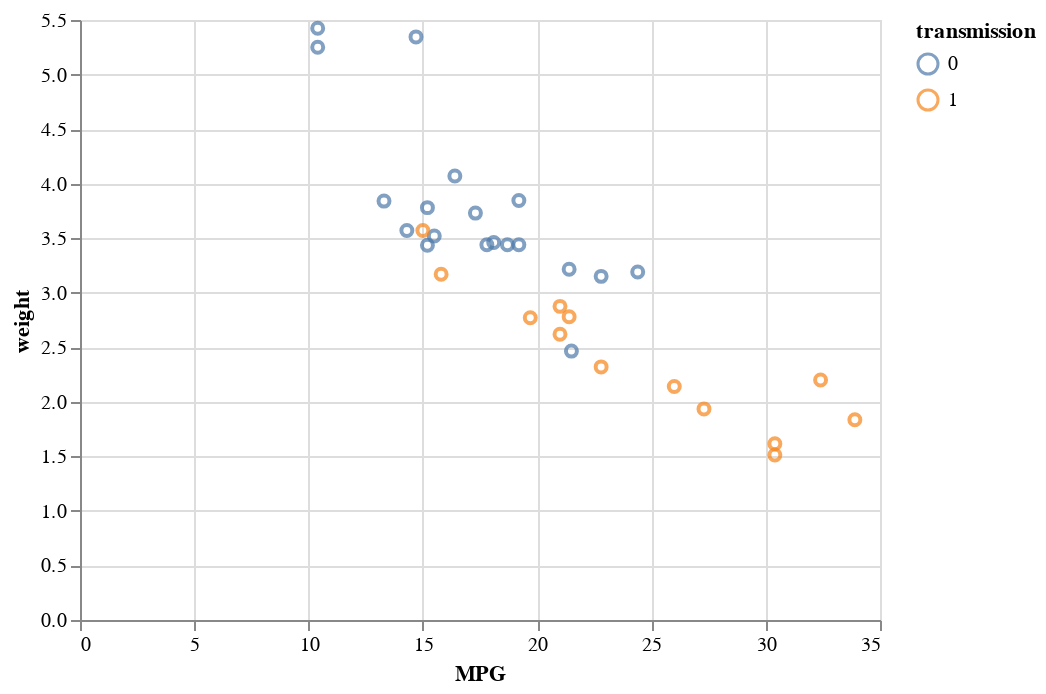

The notebook cell saved with this chart:
### Markdown cell above
This, unfortunately, isn't quite right. Transmission in our dataset is 0 or 1. Altair understood this to mean that the data was quantiative and encoded color on the default blue gradient. We want transmission to be a categorical or nominal variable so we can use:

### Code cell
#2.2 Fix a wrong inference, transmission is nominal
alt.Chart(mtcars).mark_point().encode(
    x='MPG',
    y='weight',
    color='transmission:N'
)

### Figure 1 — Vega-Lite specification as saved in the notebook (floating-point values rounded to 4 significant figures)
{"config": {"view": {"continuousWidth": 400, "continuousHeight": 300}}, "data": {"name": "data-9409cf149fcd97d1b95049972fed8558"}, "mark": "point", "encoding": {"color": {"field": "transmission", "type": "nominal"}, "x": {"field": "MPG", "type": "quantitative"}, "y": {"field": "weight", "type": "quantitative"}}, "$schema": "https://vega.github.io/schema/vega-lite/v4.17.0.json", "datasets": {"data-9409cf149fcd97d1b95049972fed8558": [{"model": "Mazda RX4", "MPG": 21.0, "cylinders": 6, "displacement": 160.0, "HP": 110, "rear_axle_ratio": 3.9, "weight": 2.62, "qsec": 16.46, "vs": 0, "transmission": 1, "gears": 4, "carb": 4}, {"model": "Mazda RX4 Wag", "MPG": 21.0, "cylinders": 6, "displacement": 160.0, "HP": 110, "rear_axle_ratio": 3.9, "weight": 2.875, "qsec": 17.02, "vs": 0, "transmission": 1, "gears": 4, "carb": 4}, {"model": "Datsun 710", "MPG": 22.8, "cylinders": 4, "displacement": 108.0, "HP": 93, "rear_axle_ratio": 3.85, "weight": 2.32, "qsec": 18.61, "vs": 1, "transmission": 1, "gears": 4, "carb": 1}, {"model": "Hornet 4 Drive", "MPG": 21.4, "cylinders": 6, "displacement": 258.0, "HP": 110, "rear_axle_ratio": 3.08, "weight": 3.215, "qsec": 19.44, "vs": 1, "transmission": 0, "gears": 3, "carb": 1}, {"model": "Hornet Sportabout", "MPG": 18.7, "cylinders": 8, "displacement": 360.0, "HP": 175, "rear_axle_ratio": 3.15, "weight": 3.44, "qsec": 17.02, "vs": 0, "transmission": 0, "gears": 3, "carb": 2}, {"model": "Valiant", "MPG": 18.1, "cylinders": 6, "displacement": 225.0, "HP": 105, "rear_axle_ratio": 2.76, "weight": 3.46, "qsec": 20.22, "vs": 1, "transmission": 0, "gears": 3, "carb": 1}, {"model": "Duster 360", "MPG": 14.3, "cylinders": 8, "displacement": 360.0, "HP": 245, "rear_axle_ratio": 3.21, "weight": 3.57, "qsec": 15.84, "vs": 0, "transmission": 0, "gears": 3, "carb": 4}, {"model": "Merc 240D", "MPG": 24.4, "cylinders": 4, "displacement": 146.7, "HP": 62, "rear_axle_ratio": 3.69, "weight": 3.19, "qsec": 20.0, "vs": 1, "transmission": 0, "gears": 4, "carb": 2}, {"model": "Merc 230", "MPG": 22.8, "cylinders": 4, "displacement": 140.8, "HP": 95, "rear_axle_ratio": 3.92, "weight": 3.15, "qsec": 22.9, "vs": 1, "transmission": 0, "gears": 4, "carb": 2}, {"model": "Merc 280", "MPG": 19.2, "cylinders": 6, "displacement": 167.6, "HP": 123, "rear_axle_ratio": 3.92, "weight": 3.44, "qsec": 18.3, "vs": 1, "transmission": 0, "gears": 4, "carb": 4}, {"model": "Merc 280C", "MPG": 17.8, "cylinders": 6, "displacement": 167.6, "HP": 123, "rear_axle_ratio": 3.92, "weight": 3.44, "qsec": 18.9, "vs": 1, "transmission": 0, "gears": 4, "carb": 4}, {"model": "Merc 450SE", "MPG": 16.4, "cylinders": 8, "displacement": 275.8, "HP": 180, "rear_axle_ratio": 3.07, "weight": 4.07, "qsec": 17.4, "vs": 0, "transmission": 0, "gears": 3, "carb": 3}, {"model": "Merc 450SL", "MPG": 17.3, "cylinders": 8, "displacement": 275.8, "HP": 180, "rear_axle_ratio": 3.07, "weight": 3.73, "qsec": 17.6, "vs": 0, "transmission": 0, "gears": 3, "carb": 3}, {"model": "Merc 450SLC", "MPG": 15.2, "cylinders": 8, "displacement": 275.8, "HP": 180, "rear_axle_ratio": 3.07, "weight": 3.78, "qsec": 18.0, "vs": 0, "transmission": 0, "gears": 3, "carb": 3}, {"model": "Cadillac Fleetwood", "MPG": 10.4, "cylinders": 8, "displacement": 472.0, "HP": 205, "rear_axle_ratio": 2.93, "weight": 5.25, "qsec": 17.98, "vs": 0, "transmission": 0, "gears": 3, "carb": 4}, {"model": "Lincoln Continental", "MPG": 10.4, "cylinders": 8, "displacement": 460.0, "HP": 215, "rear_axle_ratio": 3.0, "weight": 5.424, "qsec": 17.82, "vs": 0, "transmission": 0, "gears": 3, "carb": 4}, {"model": "Chrysler Imperial", "MPG": 14.7, "cylinders": 8, "displacement": 440.0, "HP": 230, "rear_axle_ratio": 3.23, "weight": 5.345, "qsec": 17.42, "vs": 0, "transmission": 0, "gears": 3, "carb": 4}, {"model": "Fiat 128", "MPG": 32.4, "cylinders": 4, "displacement": 78.7, "HP": 66, "rear_axle_ratio": 4.08, "weight": 2.2, "qsec": 19.47, "vs": 1, "transmission": 1, "gears": 4, "carb": 1}, {"model": "Honda Civic", "MPG": 30.4, "cylinders": 4, "displacement": 75.7, "HP": 52, "rear_axle_ratio": 4.93, "weight": 1.615, "qsec": 18.52, "vs": 1, "transmission": 1, "gears": 4, "carb": 2}, {"model": "Toyota Corolla", "MPG": 33.9, "cylinders": 4, "displacement": 71.1, "HP": 65, "rear_axle_ratio": 4.22, "weight": 1.835, "qsec": 19.9, "vs": 1, "transmission": 1, "gears": 4, "carb": 1}, {"model": "Toyota Corona", "MPG": 21.5, "cylinders": 4, "displacement": 120.1, "HP": 97, "rear_axle_ratio": 3.7, "weight": 2.465, "qsec": 20.01, "vs": 1, "transmission": 0, "gears": 3, "carb": 1}, {"model": "Dodge Challenger", "MPG": 15.5, "cylinders": 8, "displacement": 318.0, "HP": 150, "rear_axle_ratio": 2.76, "weight": 3.52, "qsec": 16.87, "vs": 0, "transmission": 0, "gears": 3, "carb": 2}, {"model": "AMC Javelin", "MPG": 15.2, "cylinders": 8, "displacement": 304.0, "HP": 150, "rear_axle_ratio": 3.15, "weight": 3.435, "qsec": 17.3, "vs": 0, "transmission": 0, "gears": 3, "carb": 2}, {"model": "Camaro Z28", "MPG": 13.3, "cylinders": 8, "displacement": 350.0, "HP": 245, "rear_axle_ratio": 3.73, "weight": 3.84, "qsec": 15.41, "vs": 0, "transmission": 0, "gears": 3, "carb": 4}, {"model": "Pontiac Firebird", "MPG": 19.2, "cylinders": 8, "displacement": 400.0, "HP": 175, "rear_axle_ratio": 3.08, "weight": 3.845, "qsec": 17.05, "vs": 0, "transmission": 0, "gears": 3, "carb": 2}, {"model": "Fiat X1-9", "MPG": 27.3, "cylinders": 4, "displacement": 79.0, "HP": 66, "rear_axle_ratio": 4.08, "weight": 1.935, "qsec": 18.9, "vs": 1, "transmission": 1, "gears": 4, "carb": 1}, {"model": "Porsche 914-2", "MPG": 26.0, "cylinders": 4, "displacement": 120.3, "HP": 91, "rear_axle_ratio": 4.43, "weight": 2.14, "qsec": 16.7, "vs": 0, "transmission": 1, "gears": 5, "carb": 2}, {"model": "Lotus Europa", "MPG": 30.4, "cylinders": 4, "displacement": 95.1, "HP": 113, "rear_axle_ratio": 3.77, "weight": 1.513, "qsec": 16.9, "vs": 1, "transmission": 1, "gears": 5, "carb": 2}, {"model": "Ford Pantera L", "MPG": 15.8, "cylinders": 8, "displacement": 351.0, "HP": 264, "rear_axle_ratio": 4.22, "weight": 3.17, "qsec": 14.5, "vs": 0, "transmission": 1, "gears": 5, "carb": 4}, {"model": "Ferrari Dino", "MPG": 19.7, "cylinders": 6, "displacement": 145.0, "HP": 175, "rear_axle_ratio": 3.62, "weight": 2.77, "qsec": 15.5, "vs": 0, "transmission": 1, "gears": 5, "carb": 6}, {"model": "Maserati Bora", "MPG": 15.0, "cylinders": 8, "displacement": 301.0, "HP": 335, "rear_axle_ratio": 3.54, "weight": 3.57, "qsec": 14.6, "vs": 0, "transmission": 1, "gears": 5, "carb": 8}, {"model": "Volvo 142E", "MPG": 21.4, "cylinders": 4, "displacement": 121.0, "HP": 109, "rear_axle_ratio": 4.11, "weight": 2.78, "qsec": 18.6, "vs": 1, "transmission": 1, "gears": 4, "carb": 2}]}}
